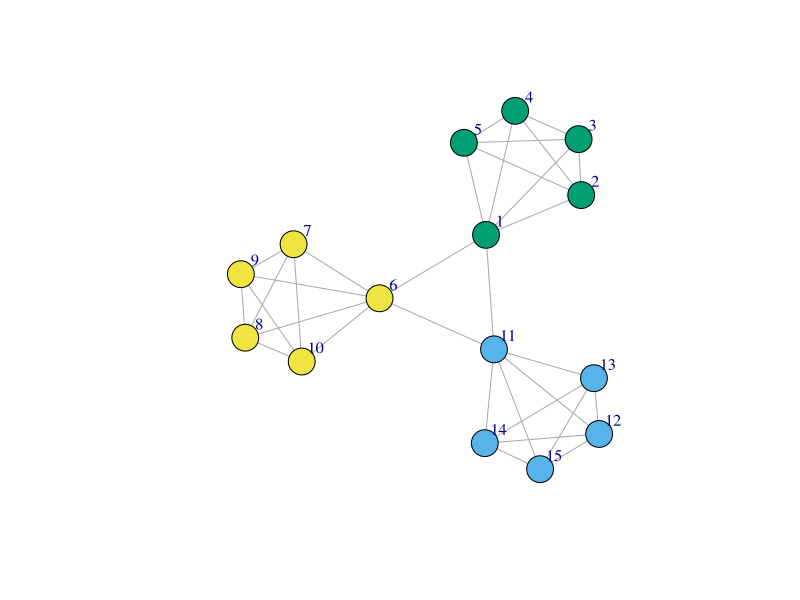

Write R code to recreate this figure.
library(igraph)
actors <- data.frame(name=c("Alice", "Bob", "Cecil", "David",
                            "Esmeralda"),
                     age=c(48,33,45,34,21),
                     gender=c("F","M","F","M","F"))
relations <- data.frame(from=c("Bob", "Cecil", "Cecil", "David",
                               "David", "Esmeralda"),
                        to=c("Alice", "Bob", "Alice", "Alice", "Bob", "Alice"),
                        same.dept=c(FALSE,FALSE,TRUE,FALSE,FALSE,TRUE),
                        friendship=c(4,5,5,2,1,1), advice=c(4,5,5,4,2,3))
g <- graph_from_data_frame(relations, directed=TRUE, vertices=actors)
print(g, e=TRUE, v=TRUE)
as_data_frame(g, what="vertices")
as_data_frame(g, what="edges")

el <- matrix( c("foo", "bar", "bar", "foobar"), nc = 2, byrow = TRUE)
graph_from_edgelist(el)

graph_from_edgelist(cbind(1:10, c(2:10, 1)))



## Two rings
bfs(make_ring(10) %du% make_ring(10), root=1, "out",
    order=TRUE, rank=TRUE, father=TRUE, pred=TRUE,
    succ=TRUE, dist=TRUE)

## How to use a callback
f <- function(graph, data, extra) {
  print(data)
  FALSE
}
tmp <- bfs(make_ring(10) %du% make_ring(10), root=1, "out",
           callback=f)

## How to use a callback to stop the search
## We stop after visiting all vertices in the initial component
f <- function(graph, data, extra) {
  data['succ'] == -1
}
bfs(make_ring(10) %du% make_ring(10), root=1, callback=f)





## A graph with two separate trees
dfs(make_tree(10) %du% make_tree(10), root=1, "out",
    TRUE, TRUE, TRUE, TRUE)

## How to use a callback
f.in <- function(graph, data, extra) {
  cat("in:", paste(collapse=", ", data), "\n")
  FALSE
}
f.out <- function(graph, data, extra) {
  cat("out:", paste(collapse=", ", data), "\n")
  FALSE
}
tmp <- dfs(make_tree(10), root=1, "out",
           in.callback=f.in, out.callback=f.out)

## Terminate after the first component, using a callback
f.out <- function(graph, data, extra) {
  data['vid'] == 1
}
tmp <- dfs(make_tree(10) %du% make_tree(10), root=1,
           out.callback=f.out)



# plot communities in a graph
g <- make_full_graph(5) %du% make_full_graph(5) %du% make_full_graph(5)
g <- add_edges(g, c(1,6, 1,11, 6,11))
com <- cluster_spinglass(g, spins=5)
V(g)$color <- com$membership+1
g <- set_graph_attr(g, "layout", layout_with_kk(g))
plot(g, vertex.label.dist=1.5)

